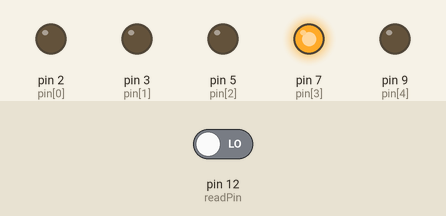
Simulated run of this sketch. Board: Arduino Uno, built with avr-gcc and run on an emulated ATmega328P. Shown: output pins drawn as LEDs (lit = HIGH). Inputs (shaded band) come from the test bench; at power-on: pin 12 (readPin) LOW.

Above: at 1.2 s.
1.3 s: pin 12 (readPin) driven HIGH
At 2.5 s:
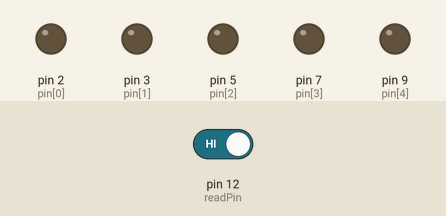
2.8 s: pin 12 (readPin) driven LOW
At 3.6 s:
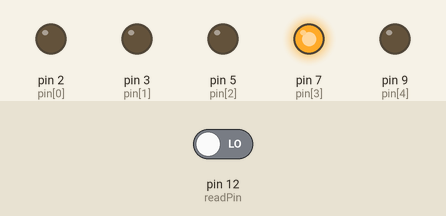
Timing chart, 0 to 5.8 s (numbered marks = the images above; inputs shaded):
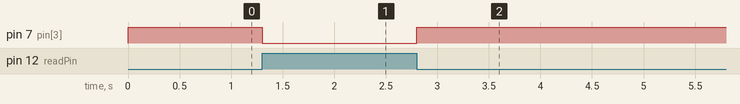

The sketch:

Simon.ino
```cpp
//These pins will trigger the lights (more lights = higher difficulty)
int pin[] = {2,3,5,7,9,11};
//This variable will control how fast the lights will blink during the sequence (decreases as lvls increase)
int startingSpeed = 900;
int blinkSpeed;
int maxSpeed = 10;
//This variable will control how long the game will pause in between levels. MAY BE STRICTLY FOR TESTING PURPOSES.
//Full game will halt until it receives and checks users input
int wait = 1000;
//Random value will be used to to trigger lights at random
int randNum;
//levels (start, max) will help dictate how long the light sequence gets and what lvl the player has reached
//NOTE: Max level should be one more than the length of the light sequence
int startingLvl = 0;
int maxLvl = 11;
//Array to hold the pin numbers (dictates the light sequence the user will repeat
//LIGHT SEQ SHOULD BE ONE LESS THAN THE MAX LEVEL
int lightSeq[10];
int testSeq[] = {0, 1, 0, 2, 0, 3, 0, 3, 0, 5};
//Boolean: Use to check if the user has entered the sequence correctly
bool correctInput = true;
//These variable will be used to set the difficulty
int easy = 1;
int classic = 2;
int hard = 3;
int extreme = 4;
//This array will hold the difficulties. Difficulty will be select by the player
int diffMode[4] = {easy, classic, hard, extreme};


//Button Setup
int readPin = 12;     //designated read pin for the time being
int valRead;


void setup() {
  // put your setup code here, to run once:
  //set up pins and ready for OUTPUT
  for(int i = 0; i < 5; i++){
    pinMode(pin[i], OUTPUT);
  }

  //Setup for the button(s)
  pinMode(readPin, INPUT);
}

void loop() {
  /*
  //main code here,runs repeatedly:
  int currLvl = startingLvl;
  blinkSpeed = startingSpeed;
  int diffMode = extreme;

  //initialize array with random numbers (dependent upon the level).
  //These numbers determine the sequence of lights that will be triggered
  //these random numbers directly correspond to the lights
  if(diffMode == easy){
    for(int i = 0; i < (sizeof(lightSeq) / sizeof(lightSeq[0])); i++){
      randNum = random(0,3);
      lightSeq[i] = randNum;
    }
  }
  else if(diffMode == classic){
    for(int i = 0; i < (sizeof(lightSeq) / sizeof(lightSeq[0])); i++){
      randNum = random(0,4);
      lightSeq[i] = randNum;
    }
  }
  else if(diffMode == hard){
    for(int i = 0; i < (sizeof(lightSeq) / sizeof(lightSeq[0])); i++){
      randNum = random(0,5);
      lightSeq[i] = randNum;
    }
  }
  else if(diffMode == extreme){
    for(int i = 0; i < (sizeof(lightSeq) / sizeof(lightSeq[0])); i++){
      randNum = random(0,6);
      lightSeq[i] = randNum;
    }
  }


  //while players current level < max level
  //increment currLvl to start the game at level 1
  currLvl++;
  //while we haven't reached the last level in the game
  for(; currLvl < maxLvl; currLvl++){
    //iterate through the lightSeq array containing the sequence
    for(int j = 0; j < currLvl; j++){
      //trigger the corresponding lights up to the number of lights applicable for the level
      //1 additional light is added at each level
      digitalWrite(pin[lightSeq[j]], HIGH);
      delay(blinkSpeed);
      digitalWrite(pin[lightSeq[j]], LOW);
      blinkSpeed -= 5;
    }
    delay(wait);
    */

    //BUTTON CODE
    valRead = digitalRead(readPin);
    //Case: circuit is open, no current flow, 1 is returned by digital read
    if(valRead == 1){
      //basically awaiting output
      digitalWrite(pin[3], LOW);
    }
    //Case: cicuit is short (closed), current is flowing, 0 is returned by digital read
    else if(valRead == 0){
      //if the player is pressing, then input needs to be read and stored
      //lights need to be triggered each time a button is pressed
      digitalWrite(pin[3], HIGH);
    }


  }
```

Measured:
- after the input at 1.3 s, pin 7 (pin[3]): HIGH → LOW at once
- after the input at 2.8 s, pin 7 (pin[3]): LOW → HIGH at once
